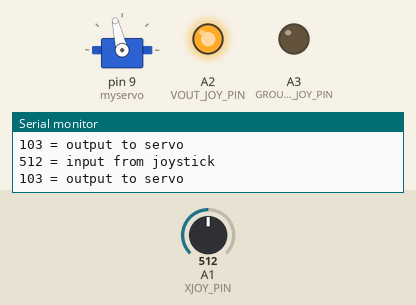
Simulated run of this sketch. Board: Arduino Uno, built with avr-gcc and run on an emulated ATmega328P. Shown: servo, output pins drawn as LEDs (lit = HIGH), the last lines printed to the serial monitor. The inputs (shaded band) are chosen by the test bench; at power-on: A1 (XJOY_PIN) = 512.

Above: at 1.2 s.
1.3 s: A1 (XJOY_PIN) set to 716
At 2.1 s:
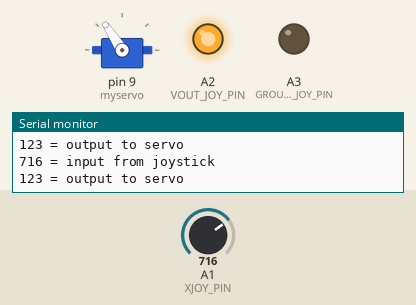
2.9 s: A1 (XJOY_PIN) set to 900
At 3.5 s:
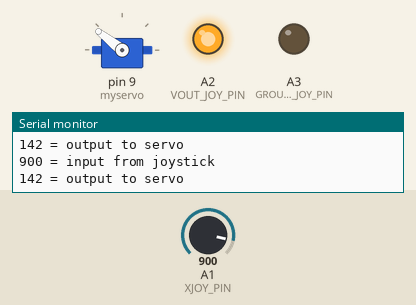
4.5 s: A1 (XJOY_PIN) set to 122
At 5.0 s:
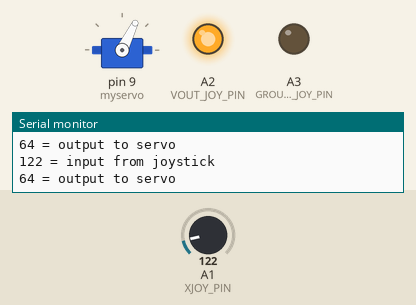
6.1 s: A1 (XJOY_PIN) set to 0
At 7.4 s:
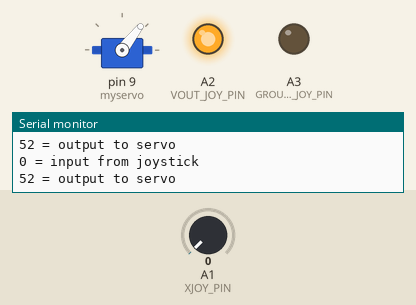
7.7 s: A1 (XJOY_PIN) set to 511
At 9.1 s:
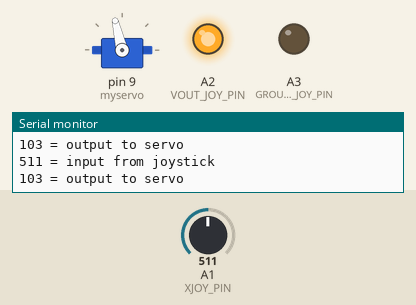
Timing chart, 0 to 10.3 s (numbered marks = the images above; inputs shaded):
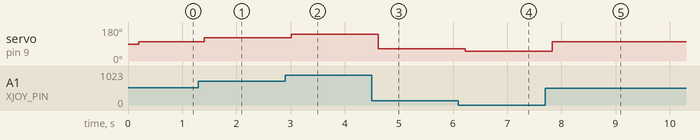

Measured:
- after the input at 1.3 s, servo on pin 9 (myservo): 103° → 123° after 0.11 s
- after the input at 2.9 s, servo on pin 9 (myservo): 123° → 142° after 0.11 s
- after the input at 4.5 s, servo on pin 9 (myservo): 142° → 64° after 0.12 s
- after the input at 6.1 s, servo on pin 9 (myservo): 64° → 52° after 0.13 s
- after the input at 7.7 s, servo on pin 9 (myservo): 52° → 103° after 0.13 s

The sketch:

servo_motor_joystick.ino
```cpp
#include <Servo.h>                   //include the servo motor libra ry
#define SERVO_PIN 9                  //servo signal pin connected to digital pin 9
#define GROUND_JOY_PIN A3            //joystick ground pin will connect to Arduino analog pin A3
#define VOUT_JOY_PIN A2              //joystick +5 V pin will connect to Arduino analog pin A2
#define XJOY_PIN A1                  //X axis reading from joystick will go into analog pin A1
Servo myservo ;

void setup()
{
 Serial.begin(9600);
 pinMode(VOUT_JOY_PIN, OUTPUT) ;    //pin A3 shall be used as output
 pinMode(GROUND_JOY_PIN, OUTPUT) ;  //pin A2 shall be used as output
 digitalWrite(VOUT_JOY_PIN, HIGH) ; //set pin A3 to high (+5V)
 digitalWrite(GROUND_JOY_PIN,LOW) ; //set pin A3 to low (ground)
 myservo.attach(9);
}

void loop()
{
 delay(200);
 int joystickXVal = analogRead(XJOY_PIN) ;  //read joystick input on pin A1
 Serial.print(joystickXVal);                //print the value from A1
 Serial.println(" = input from joystick");  //print "=input from joystick" next to the value
 Serial.print((joystickXVal+520)/10);       //print a from A1 calculated, scaled value
 Serial.println(" = output to servo");      //print "=output to servo" next to the value
 Serial.println() ;
 myservo.write((joystickXVal+520)/10);      //write the calculated value to the servo
}
```
